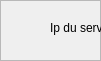
   <widget class="QFrame" name="F_conf">
    <property name="geometry">
     <rect>
      <x>20</x>
      <y>100</y>
      <width>101</width>
      <height>61</height>
     </rect>
    </property>
    <property name="frameShape">
     <enum>QFrame::StyledPanel</enum>
    </property>
    <property name="frameShadow">
     <enum>QFrame::Raised</enum>
    </property>
    <widget class="QLineEdit" name="ip_edit">
     <property name="geometry">
      <rect>
       <x>130</x>
       <y>20</y>
       <width>113</width>
       <height>20</height>
      </rect>
     </property>
    </widget>
    <widget class="QLineEdit" name="port_edit">
     <property name="geometry">
      <rect>
       <x>130</x>
       <y>60</y>
       <width>113</width>
       <height>20</height>
      </rect>
     </property>
    </widget>
    <widget class="QLabel" name="ip_label">
     <property name="geometry">
      <rect>
       <x>50</x>
       <y>20</y>
       <width>81</width>
       <height>16</height>
      </rect>
     </property>
     <property name="text">
      <string>Ip du serveur:</string>
     </property>
    </widget>
    <widget class="QLabel" name="port_label">
     <property name="geometry">
      <rect>
       <x>50</x>
       <y>60</y>
       <width>81</width>
       <height>16</height>
      </rect>
     </property>
     <property name="text">
      <string>Port du serveur:</string>
     </property>
    </widget>
    <widget class="QPushButton" name="rec">
     <property name="geometry">
      <rect>
       <x>200</x>
       <y>100</y>
       <width>75</width>
       <height>23</height>
      </rect>
     </property>
     <property name="text">
      <string>Enregistrer</string>
     </property>
    </widget>
   </widget>
